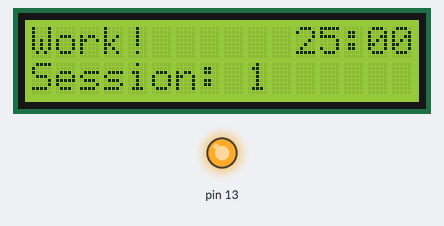
Simulated run of this sketch. Board: Arduino Uno, built with avr-gcc and run on an emulated ATmega328P. Shown: 16×2 character LCD, output pins drawn as LEDs (lit = HIGH).

Above: at 0.1 s.
At 9.1 s:
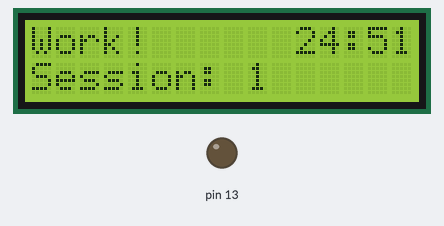
At 19.1 s:
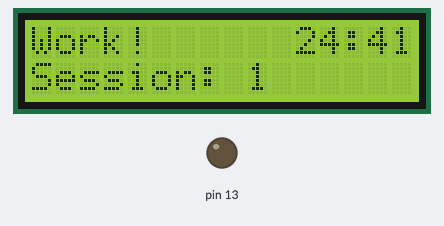
At 38.2 s:
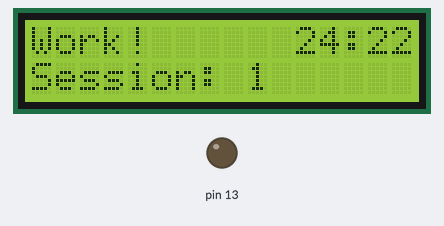
Timing chart, 0 to 39.7 s (numbered marks = the images above):
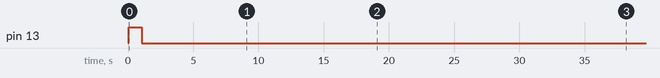

Measured:
- by itself, pin 13: LOW → HIGH at 0.07 s, → LOW 1.0 s later
- what the display in image 1 shows lasts 1.0 s, from 9.1 s to 10.1 s

The sketch:

Pomodoro.ino
```cpp
#include <LiquidCrystal.h>

LiquidCrystal lcd(7, 8, 9, 10, 11, 12);

int session = 0;
int seconds = 0;
bool working = false;
void changeState(){
  working = (working + 1) % 2;
  lcd.clear();
  lcd.setCursor(0, 0);
  if (working){
    session++;
    seconds = 1500;
    lcd.print("Work!");
  }
  else {
    seconds = 300;
    lcd.print("Break!");
  }
  lcd.setCursor(0, 1);
  lcd.print("Session: ");
  lcd.print(session);
}

void displayTime(){
  lcd.setCursor(11, 0);
  int rsecs = seconds % 60;
  int mins = (seconds - rsecs) / 60;
  if (mins == mins % 10){
    lcd.print(0);
  }
  lcd.print(mins);
  lcd.print(":");
  if (rsecs == rsecs % 10){
    lcd.print(0);
  }
  lcd.print(rsecs);
}

void setup() {
  lcd.begin(16, 2);
  pinMode(13, OUTPUT);
}

int backup = 0;
void loop() {
  backup = seconds;
  if (seconds == 0){
    changeState();
    digitalWrite(13, HIGH);
  }
  displayTime();
  delay(1000);
  seconds -= 1;
  if (backup == 0){
    digitalWrite(13, LOW);
  }
}
```
